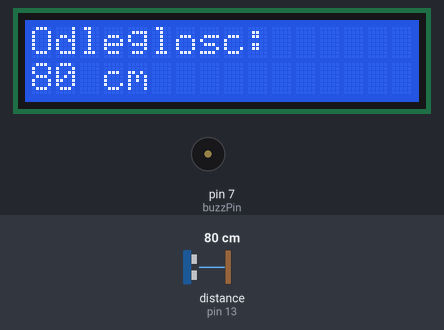
Recording of a sketch running on a simulated Arduino Uno, built with avr-gcc and run on an emulated ATmega328P. Parts: 16×2 character LCD, buzzer (waves = sounding, pin HIGH). Wiring (inferred from the names in the program): ultrasonic range finder: trigger pin 8; echo pin 13. The test bench sets the inputs (shaded band); at power-on: distance to the obstacle (sensor on pin 13) 80 cm. The echo pulse lasts 58.3 µs per cm; pins used as bus, display or sensor lines are not drawn.

Above: at 1.2 s.
1.3 s: distance to the obstacle (sensor on pin 13) set to 2 cm
At 2.6 s:
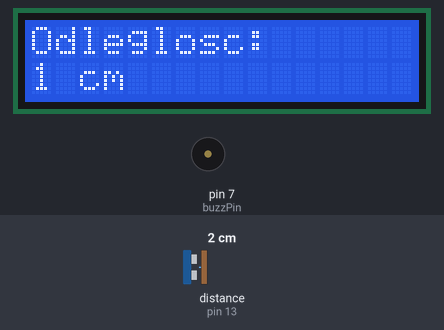
3.5 s: distance to the obstacle (sensor on pin 13) set to 4 cm
At 3.97 s:
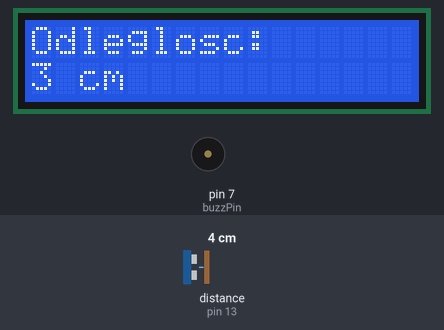
5.7 s: distance to the obstacle (sensor on pin 13) set to 94 cm
At 6.4 s:
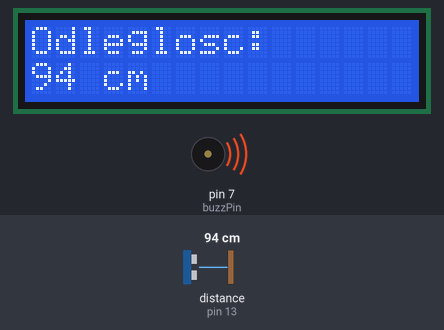
8.1 s: distance to the obstacle (sensor on pin 13) set to 104 cm
At 10.3 s:
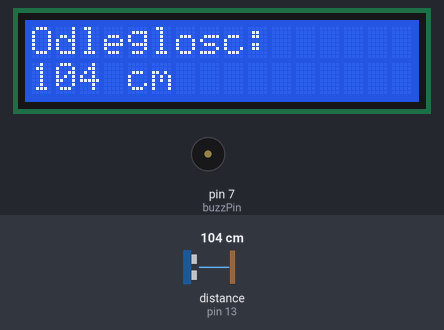
Timing chart, 0 to 11.8 s (numbered marks = the images above; inputs shaded):
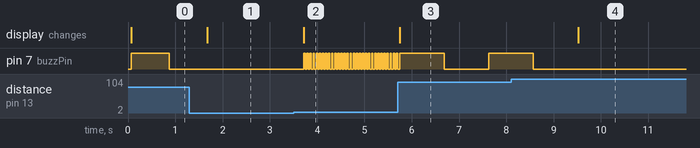

The sketch:

czujnik01.ino
```cpp
#include <LiquidCrystal.h>  //biblioteka do obsługi wyświetlacza LCD 2x16
#define trigPin 8 //pin triggera czujnika ultradźwiękowego
#define echoPin 13  //pin echo czujnika ultradźwiękowego
#define buzzPin 7   //pin buzzera
LiquidCrystal lcd(12, 11, 5, 4, 3, 2);  //piny, które wykorzystuje wyświetlacz

void setup() {
  lcd.begin(16, 2); //inicjalizacja wyświetlacza
  pinMode(trigPin, OUTPUT); //trigger, jako wyjście
  pinMode(echoPin, INPUT);  //echo, jako wejście
  pinMode(buzzPin, OUTPUT); //buzzer, jako wyjście
}

void loop() {
  long czas, dystans;
  //wykonanie pomiaru
  digitalWrite(trigPin, LOW); //ustawienie stanu niskiego na triggerze
  delayMicroseconds(2); //opóźnienie
  digitalWrite(trigPin, HIGH);  //ustawienie stanu wysokiego na triggerze
  delayMicroseconds(10);  //opóźnienie
  digitalWrite(trigPin, LOW); //ustawienie stanu niskiego na triggerze
  //funkcja mierzy czas trwania impulsu
  czas = pulseIn(echoPin, HIGH);
  //aby uzyskać odległość w cm, należy czas podzielić przez 58 (informacja od producenta)
  dystans = czas / 58;
  //wyświtlanie informacji
  lcd.clear();
  lcd.setCursor(0, 0);  //ustawienie kursora na górny wiersz
  lcd.print("Odleglosc:");
  lcd.setCursor(0, 1);  //ustawienie kursora na dolny wiersz
  lcd.print(dystans);   //wyświetlanie odległości
  lcd.print(" cm");
  //ustawienia buzzera
  //określenie zakresu odległości w "cm"
  if((dystans>1) && (dystans<100)){
    digitalWrite(buzzPin, HIGH);
    delay(dystans*10);
    digitalWrite(buzzPin, LOW);
    delay(dystans*10);
  }
  else
    delay(250);
}
```

Measured:
- the behaviour switches between 99 and 100 cm on distance to the obstacle (sensor on pin 13) (found by bisection; images 3 and 4)
- after the input at 1.3 s, pin 7 (buzzPin): stays LOW (without the input it goes to HIGH after 0.38 s); the display: changes after 0.38 s (image 1)
- after the input at 3.5 s, pin 7 (buzzPin): alternates HIGH for 0.03 s and LOW for 0.04 s, starting after 0.22 s; the display: changes after 0.22 s (image 2)
- after the input at 5.7 s, the display: changes at once (image 3)
- after the input at 8.1 s, pin 7 (buzzPin): goes on until 8.6 s, then stays LOW; the display: changes after 1.4 s (image 4)
